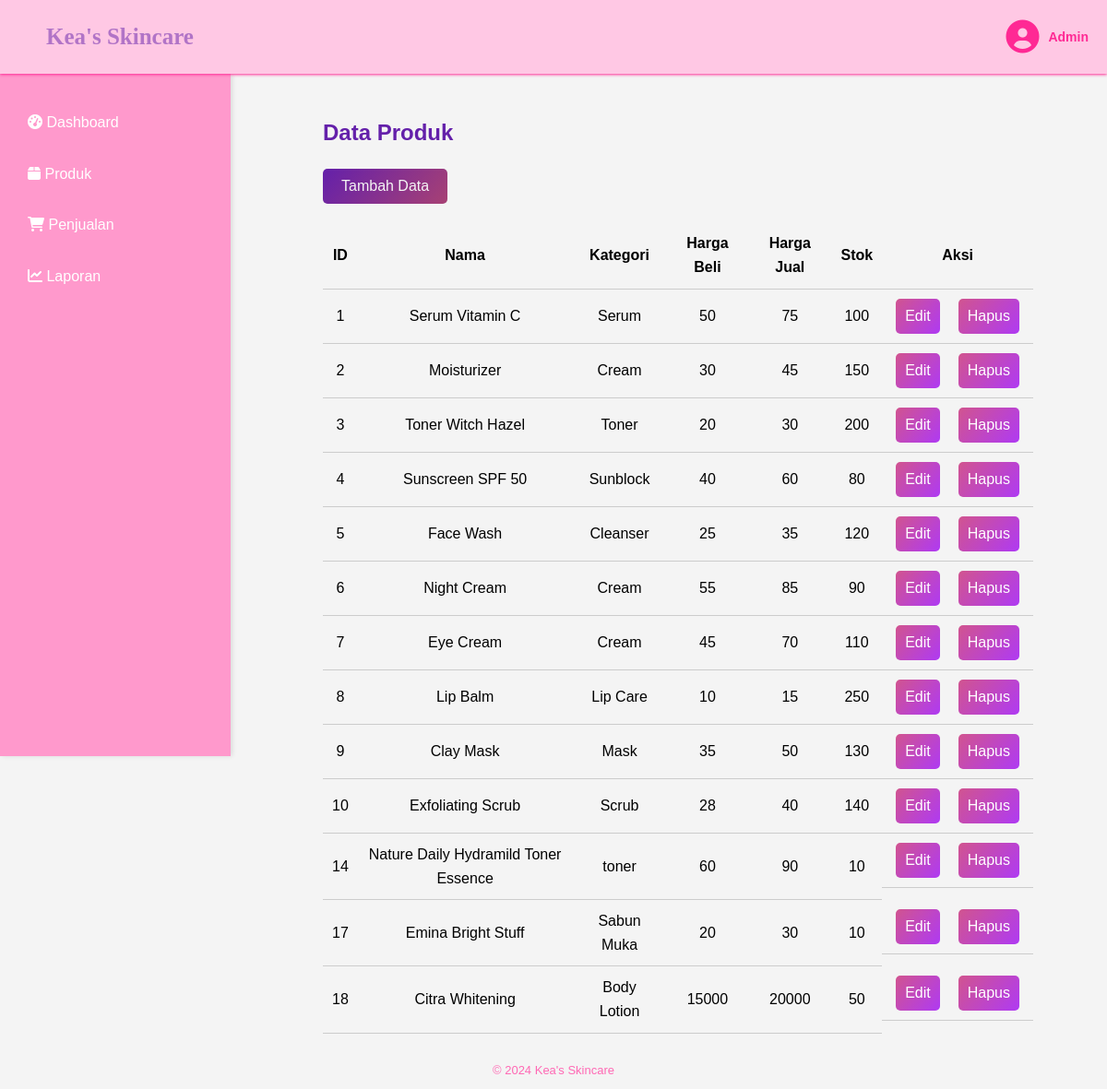
Page /produk.php on the earlier database version.
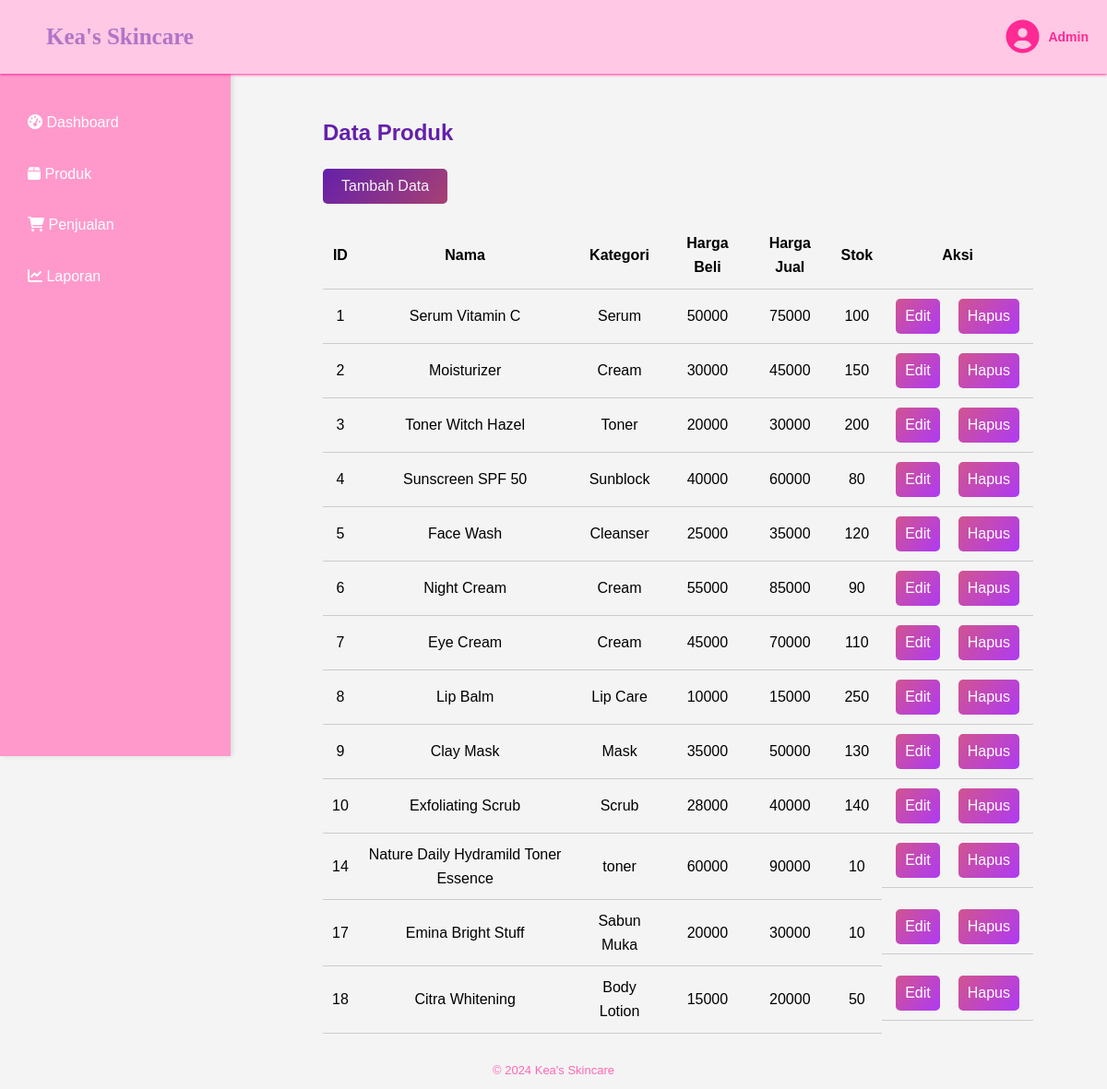
Same page on the later database version.
### tables this page shows
CREATE TABLE `produk` (
  `id` int(11) NOT NULL,
  `nama` varchar(255) NOT NULL,
  `kategori` varchar(255) NOT NULL,
  `harga_beli` decimal(10,0) DEFAULT NULL,
  `harga_jual` decimal(10,0) DEFAULT NULL,
  `stok` int(11) NOT NULL
);

### produk.php (the view, shortened to what this page needs)
<?php
include 'config.php';
$conn = new mysqli($servername, $username, $password, $dbname);
$sql = "SELECT id, nama, kategori, harga_beli, harga_jual, stok FROM produk";
$result = $conn->query($sql);
?>
<!DOCTYPE html>
<html lang="en">
<head>
    <link rel="stylesheet" href="css/produk.css">
    <link rel="stylesheet" href="css/styles.css">
</head>
<body>
    <?php include 'template/header.php'; ?>
    <div class="container">
        <?php include 'template/sidebar.php'; ?>
        <main class="content">
            <h2>Data Produk</h2>
            <button class="tambah-btn"><a href="tambah.php">Tambah Data</a></button>
            <table>
                <thead>
                    <tr>
                        <th>ID</th>
                        <th>Nama</th>
                        <th>Kategori</th>
                        <th>Harga Beli</th>
                        <th>Harga Jual</th>
                        <th>Stok</th>
                        <th>Aksi</th>
                    </tr>
                </thead>
                <tbody>
                    <?php
                    if ($result->num_rows > 0) {
                        while($row = $result->fetch_assoc()) {
                            echo "<tr>";
                            echo "<td>" . $row["id"] . "</td>";
                            echo "<td>" . $row["nama"] . "</td>";
                            echo "<td>" . $row["kategori"] . "</td>";
                            echo "<td>" . $row["harga_beli"] . "</td>";
                            echo "<td>" . $row["harga_jual"] . "</td>";
                            echo "<td>" . $row["stok"] . "</td>";
                            echo "<td class='action-buttons'>";
                            echo "<button class='mod-btn'><a href='edit.php?id=" . $row["id"] . "'>Edit</a></button>";
                            echo "<button class='mod-btn'><a href='hapus.php?id=" . $row["id"] . "' onclick='return confirm(\"Apakah Anda yakin ingin menghapus produk ini?\")'>Hapus</a></button>";
                            echo "</td>";
                            echo "</tr>";
                        }
                    } else {
                        echo "<tr><td colspan='7'>Tidak ada data</td></tr>";
                    }
                    ?>
                </tbody>
            </table>
        </main>
    </div>
    <?php include 'template/footer.php'; ?>
</body>
</html>

Differences in the rows shown:
changed produk "Serum Vitamin C": harga_beli "50" → "50000"; harga_jual "75" → "75000"
changed produk "Moisturizer": harga_beli "30" → "30000"; harga_jual "45" → "45000"
changed produk "Toner Witch Hazel": harga_beli "20" → "20000"; harga_jual "30" → "30000"
changed produk "Sunscreen SPF 50": harga_beli "40" → "40000"; harga_jual "60" → "60000"
changed produk "Face Wash": harga_beli "25" → "25000"; harga_jual "35" → "35000"
changed produk "Night Cream": harga_beli "55" → "55000"; harga_jual "85" → "85000"
changed produk "Eye Cream": harga_beli "45" → "45000"; harga_jual "70" → "70000"
changed produk "Lip Balm": harga_beli "10" → "10000"; harga_jual "15" → "15000"
changed produk "Clay Mask": harga_beli "35" → "35000"; harga_jual "50" → "50000"
changed produk "Exfoliating Scrub": harga_beli "28" → "28000"; harga_jual "40" → "40000"
changed produk "Nature Daily Hydramild Toner Essence": harga_beli "60" → "60000"; harga_jual "90" → "90000"
changed produk "Emina Bright Stuff": harga_beli "20" → "20000"; harga_jual "30" → "30000"
